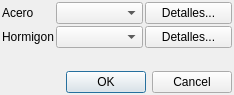
<?xml version="1.0" encoding="UTF-8"?>
<ui version="4.0">
 <class>DlgEditHormigonArmado</class>
 <widget class="QDialog" name="DlgEditHormigonArmado">
  <property name="geometry">
   <rect>
    <x>0</x>
    <y>0</y>
    <width>234</width>
    <height>95</height>
   </rect>
  </property>
  <property name="windowTitle">
   <string>Hormigón Armado</string>
  </property>
  <layout class="QVBoxLayout" name="verticalLayout">
   <property name="spacing">
    <number>2</number>
   </property>
   <property name="leftMargin">
    <number>2</number>
   </property>
   <property name="topMargin">
    <number>2</number>
   </property>
   <property name="rightMargin">
    <number>2</number>
   </property>
   <property name="bottomMargin">
    <number>2</number>
   </property>
   <item>
    <layout class="QFormLayout" name="formLayout">
     <property name="horizontalSpacing">
      <number>2</number>
     </property>
     <property name="verticalSpacing">
      <number>2</number>
     </property>
     <item row="0" column="0">
      <widget class="QLabel" name="label">
       <property name="text">
        <string>Acero</string>
       </property>
      </widget>
     </item>
     <item row="0" column="1">
      <layout class="QHBoxLayout" name="horizontalLayout">
       <property name="spacing">
        <number>2</number>
       </property>
       <item>
        <widget class="QComboBox" name="cboAcero"/>
       </item>
       <item>
        <widget class="QPushButton" name="btnDetallesAcero">
         <property name="text">
          <string>Detalles...</string>
         </property>
        </widget>
       </item>
      </layout>
     </item>
     <item row="1" column="0">
      <widget class="QLabel" name="label_2">
       <property name="text">
        <string>Hormigon</string>
       </property>
      </widget>
     </item>
     <item row="1" column="1">
      <layout class="QHBoxLayout" name="horizontalLayout_2">
       <property name="spacing">
        <number>2</number>
       </property>
       <item>
        <widget class="QComboBox" name="cboHormigon"/>
       </item>
       <item>
        <widget class="QPushButton" name="btnDetallesHormigon">
         <property name="text">
          <string>Detalles...</string>
         </property>
        </widget>
       </item>
      </layout>
     </item>
    </layout>
   </item>
   <item>
    <widget class="QDialogButtonBox" name="buttonBox">
     <property name="orientation">
      <enum>Qt::Horizontal</enum>
     </property>
     <property name="standardButtons">
      <set>QDialogButtonBox::Cancel|QDialogButtonBox::Ok</set>
     </property>
    </widget>
   </item>
  </layout>
 </widget>
 <resources/>
 <connections>
  <connection>
   <sender>buttonBox</sender>
   <signal>accepted()</signal>
   <receiver>DlgEditHormigonArmado</receiver>
   <slot>accept()</slot>
   <hints>
    <hint type="sourcelabel">
     <x>248</x>
     <y>254</y>
    </hint>
    <hint type="destinationlabel">
     <x>157</x>
     <y>274</y>
    </hint>
   </hints>
  </connection>
  <connection>
   <sender>buttonBox</sender>
   <signal>rejected()</signal>
   <receiver>DlgEditHormigonArmado</receiver>
   <slot>reject()</slot>
   <hints>
    <hint type="sourcelabel">
     <x>316</x>
     <y>260</y>
    </hint>
    <hint type="destinationlabel">
     <x>286</x>
     <y>274</y>
    </hint>
   </hints>
  </connection>
 </connections>
</ui>
